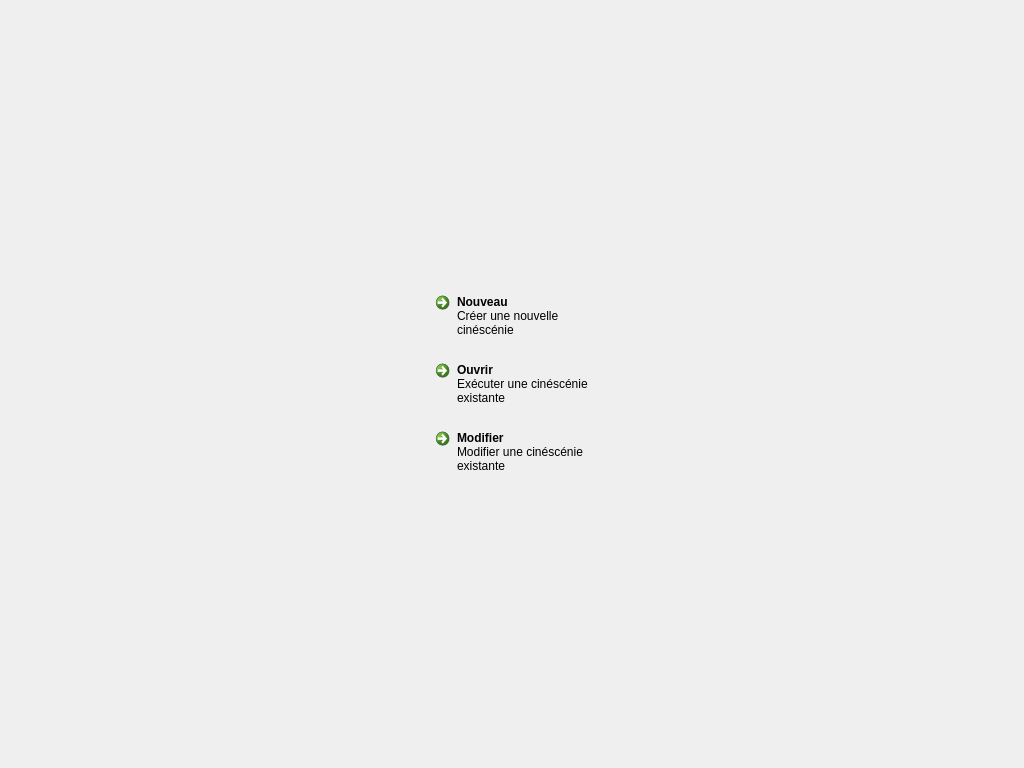
<?xml version="1.0" encoding="UTF-8"?>
<ui version="4.0">
 <class>MainWindow</class>
 <widget class="QMainWindow" name="MainWindow">
  <property name="geometry">
   <rect>
    <x>0</x>
    <y>0</y>
    <width>1024</width>
    <height>768</height>
   </rect>
  </property>
  <property name="windowTitle">
   <string>Neoteam Virtual Manager</string>
  </property>
  <widget class="QWidget" name="centralWidget">
   <layout class="QVBoxLayout" name="verticalLayout">
    <item>
     <widget class="QWidget" name="WidgetChoice" native="true">
      <layout class="QGridLayout" name="gridLayout">
       <item row="0" column="1">
        <spacer name="verticalSpacer">
         <property name="orientation">
          <enum>Qt::Vertical</enum>
         </property>
         <property name="sizeHint" stdset="0">
          <size>
           <width>20</width>
           <height>40</height>
          </size>
         </property>
        </spacer>
       </item>
       <item row="1" column="1">
        <widget class="QCommandLinkButton" name="ButtonNew">
         <property name="sizePolicy">
          <sizepolicy hsizetype="Preferred" vsizetype="Preferred">
           <horstretch>0</horstretch>
           <verstretch>0</verstretch>
          </sizepolicy>
         </property>
         <property name="text">
          <string>Nouveau</string>
         </property>
         <property name="description">
          <string>Créer une nouvelle cinéscénie</string>
         </property>
        </widget>
       </item>
       <item row="2" column="0">
        <spacer name="horizontalSpacer">
         <property name="orientation">
          <enum>Qt::Horizontal</enum>
         </property>
         <property name="sizeHint" stdset="0">
          <size>
           <width>40</width>
           <height>20</height>
          </size>
         </property>
        </spacer>
       </item>
       <item row="2" column="1" rowspan="2">
        <widget class="QCommandLinkButton" name="ButtonLoad">
         <property name="text">
          <string>Ouvrir</string>
         </property>
         <property name="description">
          <string>Exécuter une cinéscénie existante</string>
         </property>
        </widget>
       </item>
       <item row="3" column="2">
        <spacer name="horizontalSpacer_2">
         <property name="orientation">
          <enum>Qt::Horizontal</enum>
         </property>
         <property name="sizeHint" stdset="0">
          <size>
           <width>40</width>
           <height>20</height>
          </size>
         </property>
        </spacer>
       </item>
       <item row="4" column="1">
        <widget class="QCommandLinkButton" name="ButtonModify">
         <property name="text">
          <string>Modifier</string>
         </property>
         <property name="description">
          <string>Modifier une cinéscénie existante</string>
         </property>
        </widget>
       </item>
       <item row="5" column="1">
        <spacer name="verticalSpacer_2">
         <property name="orientation">
          <enum>Qt::Vertical</enum>
         </property>
         <property name="sizeHint" stdset="0">
          <size>
           <width>20</width>
           <height>40</height>
          </size>
         </property>
        </spacer>
       </item>
      </layout>
     </widget>
    </item>
   </layout>
  </widget>
 </widget>
 <layoutdefault spacing="6" margin="11"/>
 <resources/>
 <connections/>
</ui>
